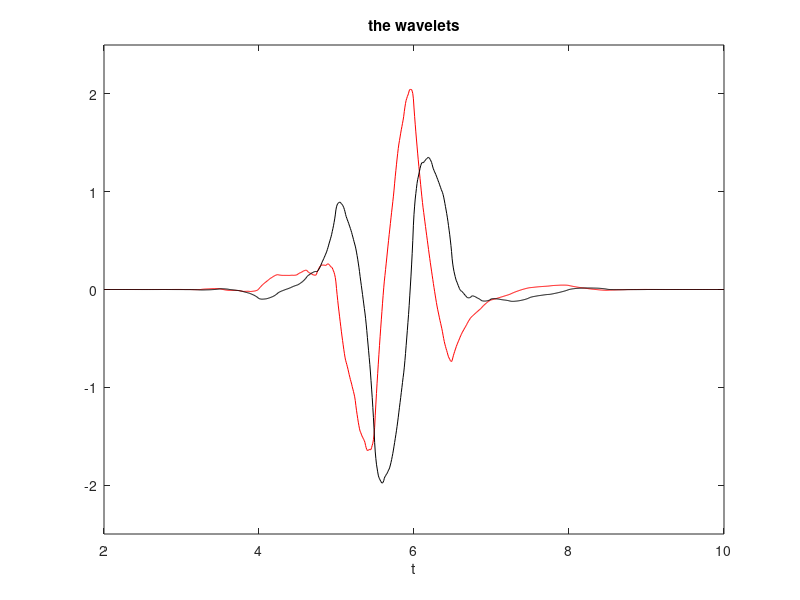
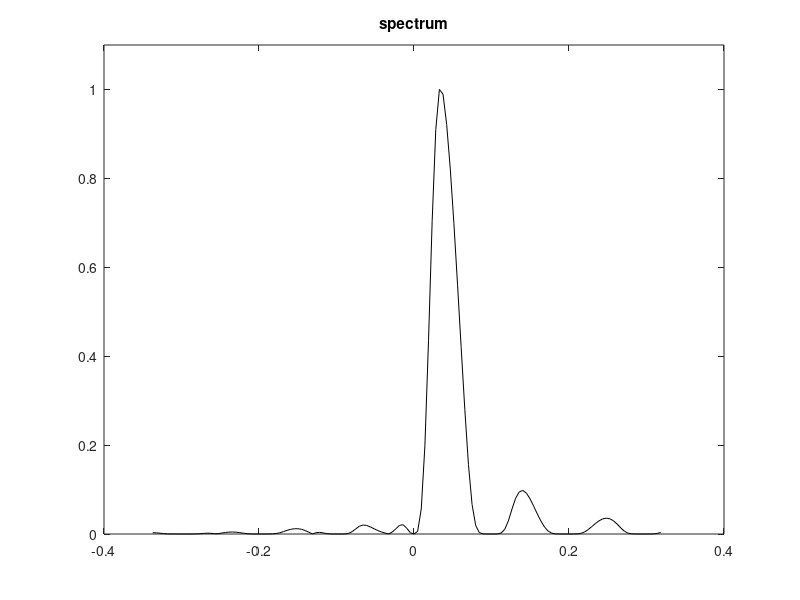

These charts were generated, in order, by the following MATLAB code:
% Dual-tree complex wavelet example

%coefficients (scaling functions)

ah0=[0.00419528584157, -0.03976408134143, -0.08807084231507,...
     0.28789890325798, 0.80289644768232, 0.50734324828341,...
     -0.04438514804476, -0.05179712664076, 0.03247103802248,...
     0.00342583762736];
sh0=[0.00051763584333, -0.00016716564000, -0.09187942035452,...
     0.02408482114448, 0.61837942541527, 0.75480699639212,...
     0.17400853530401, -0.09044673462008, 0.00608060497845,...
     0.01882886391002, 0];
    
Ns=128; %number of function samples

%first scaling function
%using cascade algorithm
Ma=length(ah0);
ah0=2*ah0/sum(ah0); %normalization
aphi=[ones(1,3*Ma*Ns),0]/(3*Ma); %initial iteration
%upsample hN, inserting Ns-1 zeros between samples
hup=[ah0;zeros(Ns-1,Ma)];
hup=hup(1:(Ns*Ma));
%iteration
for nn=0:12,
   aux=conv(hup,aphi);
   aphi=aux(1:2:length(aux)); %downsampling by 2  
end

%second scaling function
%using cascade algorithm
Ms=length(sh0);
sh0=2*sh0/sum(sh0); %normalization
sphi=[ones(1,3*Ms*Ns),0]/(3*Ms); %initial iteration
%upsample hN, inserting Ns-1 zeros between samples
hup=[sh0;zeros(Ns-1,Ms)];
hup=hup(1:(Ns*Ms));
%iteration
for nn=0:12,
   aux=conv(hup,sphi);
   sphi=aux(1:2:length(aux)); %downsampling by 2  
end

%first wavelet
%the ah1(n) coefficients
ah1=fliplr(sh0); ah1(1:2:end)=-ah1(1:2:end);
%the wavelet psi(t), using definition
%upsample
hN=sqrt(2)*ah1;
h1up=[hN;zeros(Ns-1,Ms)];
h1up=h1up(1:Ns*Ms-1);
%downsample by 2
aux=conv(h1up,aphi); 
ax=aux(1:2:length(aux));
apsi=fliplr(ax);

%second wavelet
%the sh1(n) coefficients
sh1=fliplr(ah0);sh1(1:2:end)=-sh1(1:2:end);
%the wavelet psi(t), using definition
%upsample
hN=-sqrt(2)*sh1;
h1up=[hN;zeros(Ns-1,Ma)];
h1up=h1up(1:Ns*Ma-1);
%downsample by 2
aux=conv(h1up,sphi); 
ax=aux(1:2:length(aux));
spsi=fliplr(ax);

%spectrum of the complex wavelet
FA=fftshift(fft(apsi));
FS=fftshift(fft(spsi));
S=abs(FA+(i*FS));
S=S/max(S); %normalize

%display
figure(1)
su=1280;
ti=256;
t=(ti:su)/Ns;
plot(t,apsi(ti:su),'r'); hold on; %plots the wavelet
plot(t,spsi(ti:su),'k'); %plots the other wavelet
axis([ti/Ns max(t) -2.5 2.5]);
title('the wavelets'); xlabel('t');

figure(2)
w=-pi:(2*pi/(length(S)-1)):pi;
rg=600:740; %horizontal zoom
plot(w(rg),S(rg),'k');
axis([-0.4 0.4 0 1.1]);
title('spectrum');
